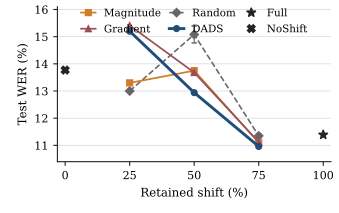

This chart was generated by the following Python code:
"""Render the data2vec Audio Large retained-shift sweep."""

from pathlib import Path

import matplotlib

matplotlib.use("Agg")
import matplotlib.pyplot as plt
import numpy as np


OUT = Path(__file__).with_name("data2vec_retention.pdf")


def main() -> None:
    budgets = np.array([25, 50, 75])
    values = {
        "DADS": np.array([15.20, 12.94, 10.96]),
        "Magnitude": np.array([13.30, 13.75, 11.10]),
        "Gradient": np.array([15.41, 13.68, 11.12]),
        "Random": np.array([13.00, 15.08, 11.35]),
    }
    random_sd = np.array([0.03, 0.31, 0.08])

    plt.rcParams.update(
        {
            "font.family": "DejaVu Serif",
            "font.size": 8.5,
            "axes.labelsize": 8.5,
            "xtick.labelsize": 8,
            "ytick.labelsize": 8,
            "legend.fontsize": 7.5,
            "pdf.fonttype": 42,
        }
    )

    fig, ax = plt.subplots(figsize=(244.08 / 72, 153 / 72))
    fig.subplots_adjust(left=0.17, right=0.98, bottom=0.24, top=0.97)

    styles = {
        "DADS": {"color": "#1f4e79", "marker": "o", "linewidth": 2.1, "zorder": 4},
        "Magnitude": {"color": "#d17c28", "marker": "s", "linewidth": 1.25, "zorder": 3},
        "Gradient": {"color": "#9a4e5a", "marker": "^", "linewidth": 1.25, "zorder": 3},
        "Random": {"color": "#666666", "marker": "D", "linewidth": 1.15, "linestyle": "--", "zorder": 2},
    }

    for name in ["Magnitude", "Gradient", "Random", "DADS"]:
        style = styles[name]
        ax.plot(budgets, values[name], label=name, markersize=4.2, **style)
        if name == "Random":
            ax.errorbar(
                budgets,
                values[name],
                yerr=random_sd,
                fmt="none",
                ecolor=style["color"],
                elinewidth=0.8,
                capsize=2,
                zorder=style["zorder"],
            )

    ax.plot(
        [100],
        [11.39],
        marker="*",
        markersize=7,
        color="#20252a",
        linestyle="None",
        label="Full",
        zorder=5,
    )
    ax.plot(
        [0],
        [13.77],
        marker="X",
        markersize=5.5,
        color="#20252a",
        linestyle="None",
        label="NoShift",
        zorder=5,
    )

    ax.set_xlim(-3, 103)
    ax.set_xticks([0, 25, 50, 75, 100])
    ax.set_ylim(10.4, 16.1)
    ax.set_xlabel("Retained shift (%)")
    ax.set_ylabel("Test WER (%)")
    ax.grid(axis="y", color="#d9dde0", linewidth=0.6)
    ax.set_axisbelow(True)
    ax.spines["top"].set_visible(False)
    ax.spines["right"].set_visible(False)
    ax.spines["left"].set_color("#20252a")
    ax.spines["bottom"].set_color("#20252a")
    ax.tick_params(axis="both", length=3, color="#20252a")
    ax.legend(
        loc="upper center",
        bbox_to_anchor=(0.5, 1.02),
        ncol=3,
        frameon=False,
        handlelength=1.4,
        columnspacing=0.8,
        borderaxespad=0,
    )

    fig.savefig(OUT, format="pdf")
    plt.close(fig)


if __name__ == "__main__":
    main()
